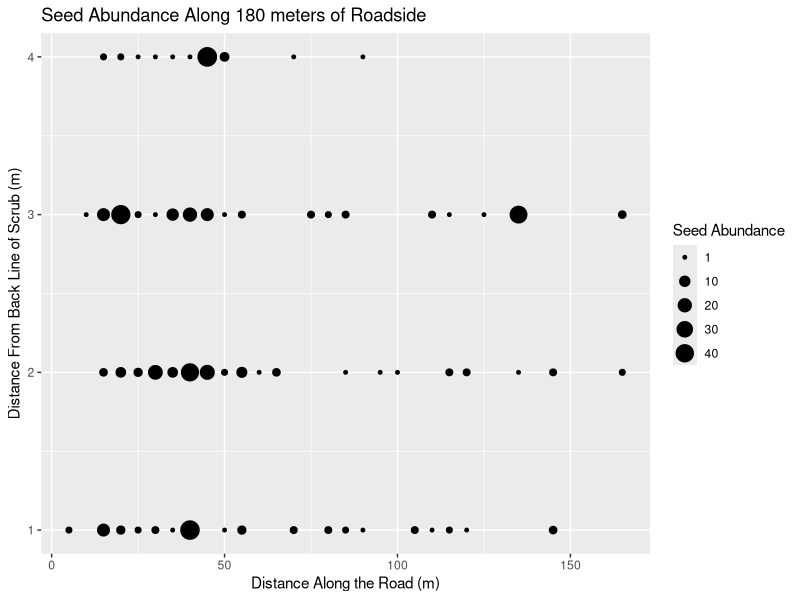

This chart was generated by the following R code: (Note: this script raises an error after producing the figure.)
## started Jan 7, 2023
##Attempting to make Figure 1 for Bald 1 Roadside Data

library(tidyverse)
# fig1Data <- read.csv("C:\\Users\\irisa\\Documents\\Archbold\\Intern Project\\bald1RoadsideRaw.csv")
fig1Data <- read_csv("cleanData/roadData.csv")

#just for this scatterplot I only want to plot seed Abundance greater than 1
subsetRoad <- fig1Data%>%
  filter(seedAbundance>=1)

#make FIGURE 1 scatterplot

roadsideOverviewPlot <- ggplot(data = subsetRoad) +
  geom_point(mapping = aes(
    x = patchDistance,
    y = roadDistance,
    size = seedAbundance,
    color = factor(ifelse(seedAbundance == 0, "white", "black"))
  )) +
  ggtitle("Seed Abundance Along 180 meters of Roadside") + 
  xlab("Distance Along the Road (m)") +
  ylab("Distance From Back Line of Scrub (m)") +
  scale_size_continuous(name = "Seed Abundance",  breaks = c(1, 10, 20, 30, 40)) +  # Legend for size
  scale_color_manual(values = c("white" = "white", "black" = "black"), guide = "none")  # Manual color assignment


save_directory <- "graphs"
save_directory <- "finalFigures"
saveRDS(object = roadsideOverviewPlot, file.path(save_directory, "roadsideOverviewPlot.rds"))

ggsave("Roadside Overview", plot=roadsideOverviewPlot, path = "C:\\Users\\irisa\\Documents\\Archbold\\Intern Project", width = 8, height = 6, device='jpg', dpi=600)

## making bar chart comparing seed abundance to distance from scrub
# how to add error bars?

library(dplyr)
df.summary <- fig1Data %>%
  group_by(roadDistance) %>%
  summarise(
    sd = sd(seedAbundance, na.rm = TRUE),
    seedAbundance = mean(seedAbundance)
  )
df.summary

## to make the basic column chart without error bars:
#ggplot(data=fig1Data)+
  #geom_col(mapping=aes(x=roadDistance, y=seedAbundance))

## NOPE plot1<-ggplot(fig1Data, aes(x=roadDistance, y=seedAbundance, ymin=seedAbundance-sd, ymax=seedAbundance + sd))

ggplot(df.summary, aes(roadDistance, seedAbundance))+
  geom_col(fill="lightgray", color="black")+
  geom_errorbar(aes(ymin=seedAbundance, ymax=seedAbundance + sd), width=.2)

#should i create a variable that is the total seed abundance for each road distance?

ggplot(fig1Data, aes(roadDistance, seedAbundance)) +
  geom_col(data = fig1Data, fill = 'lightgrey', color = "black") +
  geom_errorbar( aes(ymin = seedAbundance-sd, ymax = seedAbundance+sd), 
                 data = df.summary, width = 0.2 ) 

##creating standard error function
standard_error <- function(x) sd(x)/sqrt(length(x))

##TO FIX, instead of plus minus sd make it plus minus se

ggplot(data=df.summary)+
  geom_col(mapping=aes(x=roadDistance, y=seedAbundance))+
  geom_errorbar( aes(x=roadDistance, ymin = seedAbundance-standard_error(seedAbundance), ymax = seedAbundance-standard_error(seedAbundance), width = 0.3))
                

## creating variable to store standard error of seed abundance
seSeedAbundance <- (sqrt(sum((fig1Data$seedAbundance - mean(fig1Data$seedAbundance)) ^ 2/(length(fig1Data$seedAbundance) - 1))))/sqrt(length(fig1Data$seedAbundance))

##Initialize ggplot
plot1 <- ggplot(
  df.summary, 
  aes(x = roadDistance, y = seedAbundance, ymin = seedAbundance-sd, ymax = seedAbundance+sd)
)

plot1<-ggplot(df.summary, aes(x=roadDistance, y=seedAbundance))+geom_col()+  geom_errorbar(aes(ymin = seedAbundance+sd, ymax = roadDistance+sd), width = 0.2) 
#plot1<-ggplot(df.summary, aes(x=roadDistance, y=seedAbundance, ymin = seedAbundance-sd, ymax = seedAbundance+sd))

#plot1 + geom_pointrange()

# Standard error bars
plot + geom_errorbar(width = 0.2) +
  geom_point(size = 1.5)